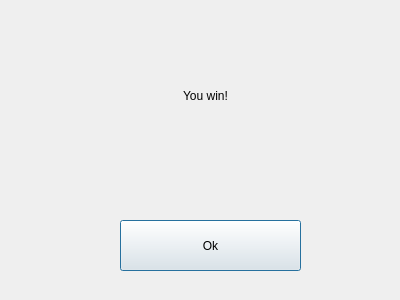
<?xml version="1.0" encoding="UTF-8"?>
<ui version="4.0">
 <class>WinDialog</class>
 <widget class="QDialog" name="WinDialog">
  <property name="geometry">
   <rect>
    <x>0</x>
    <y>0</y>
    <width>400</width>
    <height>300</height>
   </rect>
  </property>
  <property name="windowTitle">
   <string>Dialog</string>
  </property>
  <widget class="QPushButton" name="okBtn">
   <property name="geometry">
    <rect>
     <x>120</x>
     <y>220</y>
     <width>181</width>
     <height>51</height>
    </rect>
   </property>
   <property name="text">
    <string>Ok</string>
   </property>
  </widget>
  <widget class="QLabel" name="whoWinLabel">
   <property name="geometry">
    <rect>
     <x>100</x>
     <y>70</y>
     <width>211</width>
     <height>51</height>
    </rect>
   </property>
   <property name="text">
    <string>You win!</string>
   </property>
   <property name="alignment">
    <set>Qt::AlignCenter</set>
   </property>
  </widget>
 </widget>
 <resources/>
 <connections/>
</ui>
